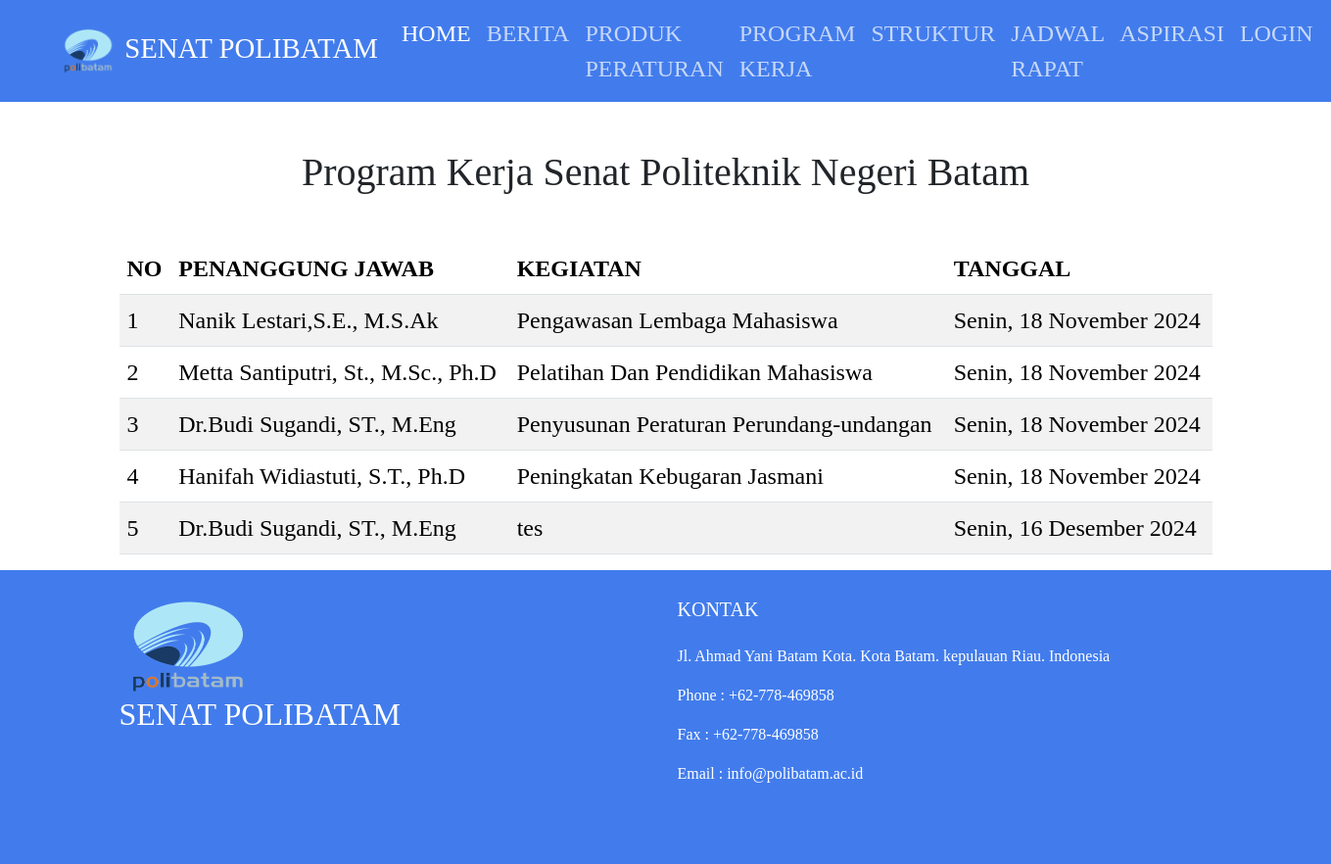
Screenshot of /program.php with the database file from the repository.
### tables this page shows
CREATE TABLE `program` (
    `id_program` int(11) AUTO_INCREMENT,
    `kegiatan` varchar(50),
    `tanggal` date,
    `p_jawab` int(11),
    PRIMARY KEY (id_program),
    FOREIGN KEY (p_jawab) REFERENCES struktur(Id_struktur)
);

CREATE TABLE `struktur` (
    `Id_struktur` int(11) AUTO_INCREMENT,
    `jabatan` varchar(50),
    `nama` varchar(100),
    `Email` varchar(100),
    PRIMARY KEY (Id_struktur)
);

### dateConversion.php (called while the page is built, shortened)
<?php
function dateConversion($date){
    $dt = strtotime($date);
    $hari = date("N",$dt);
    switch ($hari){
        case "1":
            $hari = "Senin";
            break;
    }
    $tanggal = date("j",$dt);
    $bulan = date("n",$dt);
    switch ($bulan){
        case "11":
            $bulan = "November";
            break;
        case "12":
            $bulan = "Desember";
            break;
    }
    $tahun = date("Y",$dt);
    return $hari . ", " . $tanggal . " " . $bulan . " " . $tahun;
}
?>

### program.php (the view, shortened to what this page needs)
<!DOCTYPE html>
<html lang="en">
<head>
    <link rel="stylesheet" href="bootstrap/css/bootstrap.min.css" type="stylesheet">
    <link rel="stylesheet" href="style2.css">
    <link href="https://cdn.jsdelivr.net/npm/bootstrap@5.3.3/dist/css/bootstrap.min.css" rel="stylesheet"
>
    <link href="https://cdn.datatables.net/2.1.8/css/dataTables.dataTables.css" rel="stylesheet">
</head>
<body>
    <?php include('nav.php'); ?>
    <h1 class="text-center mt-5 mb-5">Program Kerja Senat Politeknik Negeri Batam</h1>
<div class="row container-lg mx-auto mt-5 justify-content-sm-around">
<table class="jadwal table table-striped table-responsive-lg container-lg " id="example" >
        <thead>
            <tr>
                <th>NO</th>
                <th>PENANGGUNG JAWAB</th>
                <th>KEGIATAN</th>
                <th>TANGGAL</th>
            </tr>
        </thead>
        <tbody>
            <?php
            include 'dashboard/dbpublic.php';
            $q = mysqli_query($conn, "SELECT program.*, struktur.Id_struktur, struktur.nama FROM program LEFT JOIN struktur ON struktur.Id_struktur = program.p_jawab");
            $no = 0;
            include('dateConversion.php');
            while($data = mysqli_fetch_array($q)){
                $no++;
            ?>
            <tr>
                <td><?= $no ?></td>
                <td><?= $data['nama'] ?></td>
                <td><?= $data['kegiatan'] ?></td>
                <td><?= dateConversion($data['tanggal']) ?></td>
            </tr>
            <?php } ?>
        </tbody>
</table>
</div>
<?php include('footer.php'); ?>
</body>
</html>

### style2.css (style rules this page uses)
:root { --color1:#427CEC; --color2:#7DA9FF; --color3:#ffffff; }
html, body { height: 100%; width:100%; margin:0; padding:0; font-size:16px; font-family: "Gurajada", serif !important; box-sizing: border-box; }
.jadwal th, .jadwal td { font-size:1.5em; }

### rows the page displays
program: p_jawab.nama "Nanik Lestari,S.E., M.S.Ak", kegiatan "Pengawasan Lembaga Mahasiswa", tanggal "Senin, 18 November 2024"
program: p_jawab.nama "Metta Santiputri, St., M.Sc., Ph.D", kegiatan "Pelatihan Dan Pendidikan Mahasiswa", tanggal "Senin, 18 November 2024"
program: p_jawab.nama "Dr.Budi Sugandi, ST., M.Eng", kegiatan "Penyusunan Peraturan Perundang-undangan", tanggal "Senin, 18 November 2024"
program: p_jawab.nama "Hanifah Widiastuti, S.T., Ph.D", kegiatan "Peningkatan Kebugaran Jasmani", tanggal "Senin, 18 November 2024"
program: p_jawab.nama "Dr.Budi Sugandi, ST., M.Eng", kegiatan "tes", tanggal "Senin, 16 Desember 2024"
